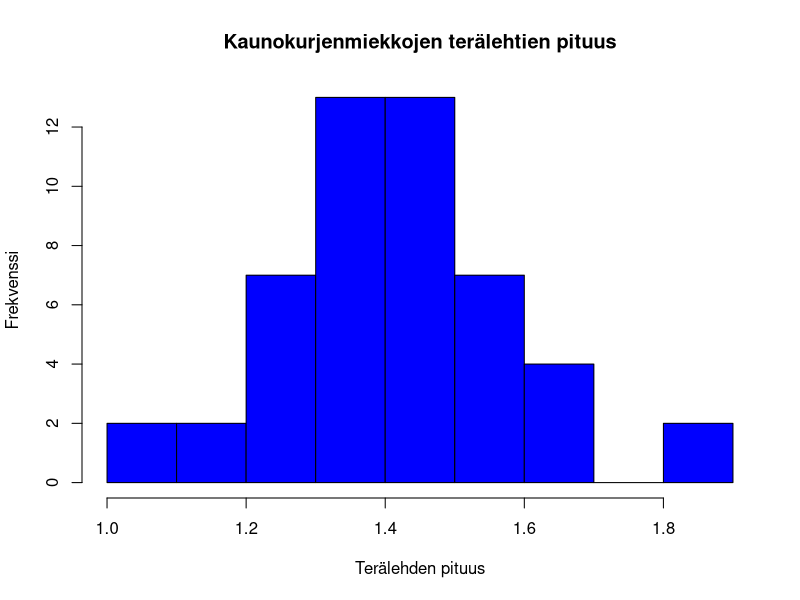
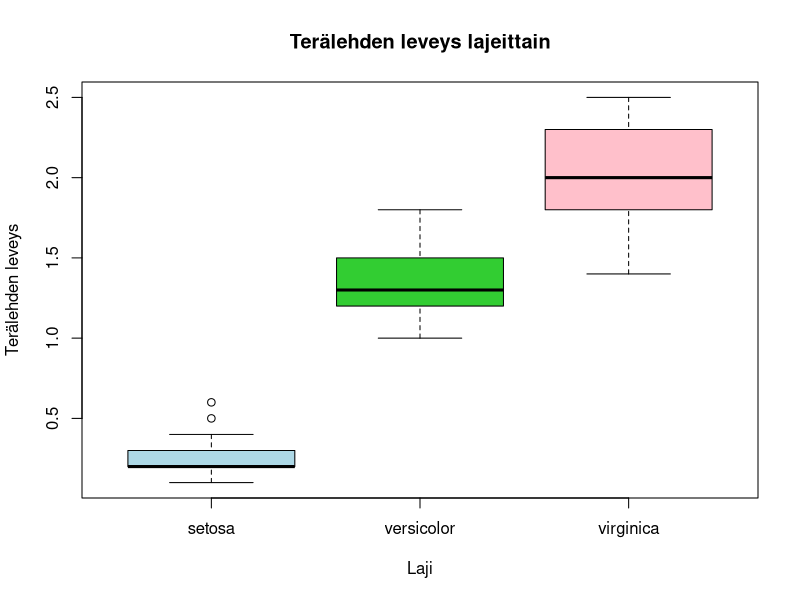

These charts were generated, in order, by the following R code: (Note: this script raises an error after producing the figures.)
getwd()

options(digits=3)

setwd("C:\\Users\\Parrot\\data-analyysi1\\visualisointi\\Rstudio-graphs\\")
getwd()


# 30.1.2024
# basic graphs and stats using R


# download iris database into the working directory
data(iris)
summary(iris)



# histogram of "setosa" species petal length
setosa_data = iris[iris$Species=="setosa", "Petal.Length"]
summary(setosa_data)

hist(setosa_data, main="Kaunokurjenmiekkojen terälehtien pituus", xlab="Terälehden pituus", ylab="Frekvenssi", col="blue", breaks=seq(min(setosa_data),max(setosa_data),by=0.1))
min(setosa_data)
max(setosa_data)


# boxplot of all iris species petal width
petal_width_data = iris[, c("Species", "Petal.Width")]
colors = c("setosa" = "lightblue", "versicolor" = "limegreen", "virginica" = "pink")
boxplot(Petal.Width ~ Species, data = petal_width_data, main="Terälehden leveys lajeittain", ylab = "Terälehden leveys", xlab = "Laji", col = colors)
unique(petal_width_data$Species)


# calculate statistical numbers based on a list of grades of students
arvosanat <- c(3, 4, 1, 4, 4, 3, 2, 4, 3, 0, 4, 3, 2, 4, 4, 3, 2, 3, 3, 4, 4, 2, 3, 1, 5, 4, 3, 2,
               2, 1, 2, 3, 1, 3, 4, 2, 2, 2, 2, 3, 1, 4, 0, 1, 5, 4, 3, 2, 2, 0, 2, 4, 3, 1, 2, 4,
               4, 3, 1, 2, NA, 3, 3, 1, 3, 2, 3, 4, 4, 1, 4, 3, 3, 1, 2, 2, 5, 3, NA, 5, 1, 2, 5, 2,
               3, 4, 1, 2, 5, 1, 2, 4, 1, 2, 4, 3, 3, 0, 2, 4, 5)


clean_grades = arvosanat[!is.na(arvosanat)]
arvosanat
clean_grades

  # calculate frequences, also NA
  freqs = table(arvosanat, useNA = "always")
  freqs
  length(arvosanat)
  
  2/101
  
  sum = sum(clean_grades)
  mean = mean(clean_grades)
  variance = var(clean_grades)
  SD = sd(clean_grades)
  median = median(clean_grades)
  
  sum
  mean
  variance
  SD
  median
  
  # sum, sample mean, sample variance, sample SD, median
  print("sum:", sum)
  print("mean:", mean)
  
  sqrt(variance)
  
  
  
# basic statistical numbers
  
options(digits=10)

dataset = c(50.738, 50.647, 49.8, 49.915, 50.349, 46.845, 51.1, 48.614, 49.899, 48.39, 50.25, 48.566, 49.522, 50.186,
49.55, 49.237, 49.697, 50.922, 48.973, 48.768, 52.266, 49.575, 49.227, 50.625, 49.326, 49.465, 50.529)

clean_data = dataset[!is.na(dataset)]
clean_data

minimum = min(clean_data)
maximum = max(clean_data)
vaihteluvali = max(clean_data) - min(clean_data)
alakvartiili = quantile(clean_data, 0.25)
ylakvartiili = quantile(clean_data, 0.75)
median1 = median(clean_data)

minimum
maximum
vaihteluvali
alakvartiili
median1
ylakvartiili


# calculate next descriptive statistics: 
# arithmetic mean, median, sample variance, sample SD

options(digits=10)

dataset = c(14.1, 5.2, 5.7, 5.5, 11.2, 10.7, 8.6, 24.6, 6.0, 7.8)
dataset

mean2 = signif(mean(dataset), 3)
median2 = signif(median(dataset), 3)
variance2 = signif(var(dataset), 3)
sd2 = signif(sd(dataset), 3)

mean2
median2
variance2
sd2
